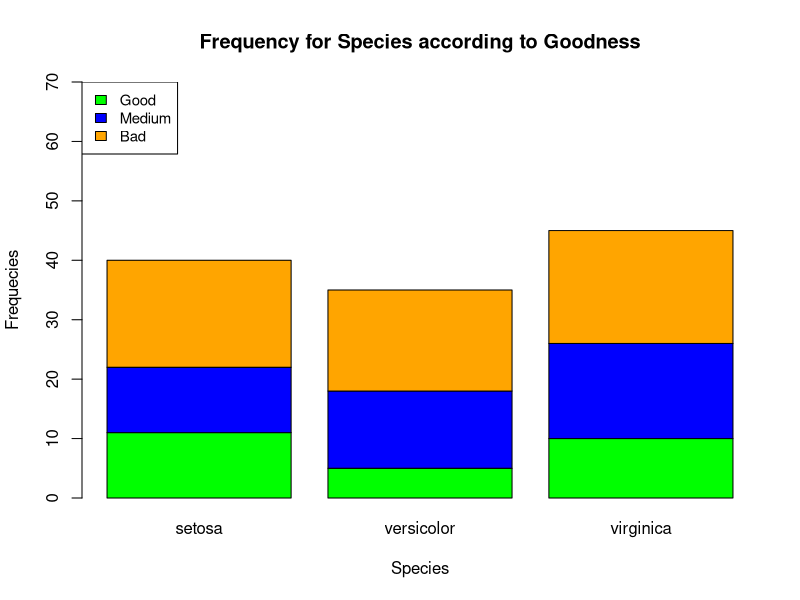

Write the R code that produced this figure.
setwd("~/Desktop/coding/cs251/ass5/")
complete_data=read.csv("leaves.csv")
#complete_data
complete1_data=complete_data[c(1,2,3,4)]
result1=aggregate(complete1_data,by=list(complete_data$Species),FUN="mean")
#now let us extract the data according to species.
#Sepal.Length, Sepal.Width, Petal.Length, Petal.Width, Species, Good
#First for setosa
#setosa_data=complete_data[complete_data$Species=="setosa",]
#smeansl=mean(setosa_data[,"Sepal.Length"])
#smeansw=mean(setosa_data[,"Sepal.Width"])
#smeanpl=mean(setosa_data[,"Petal.Length"])
#smeanpw=mean(setosa_data[,"Petal.Width"])

#Now, for versicolor
#ve_data=complete_data[complete_data$Species=="versicolor",]
#vemeansl=mean(ve_data[,"Sepal.Length"])
#vemeansw=mean(ve_data[,"Sepal.Width"])
#vemeanpl=mean(ve_data[,"Petal.Length"])
#vemeanpw=mean(ve_data[,"Petal.Width"])

#for virginica
#vi_data=complete_data[complete_data$Species=="virginica",]
#vi_data=vi_data[c(1,2,3,4,5)]
#vimeansl=mean(vi_data[,"Sepal.Length"])
#vimeansw=mean(vi_data[,"Sepal.Width"])
#vimeanpl=mean(vi_data[,"Petal.Length"])
#vimeanpw=mean(vi_data[,"Petal.Width"])

##
contingency1=table(complete_data$Good, complete_data$Species)
png(filename="chart1.png")
barplot(contingency1,main="Frequency for Species according to Goodness",xlab="Species",ylab = "Frequecies",col = c("green","blue","orange"),ylim=c(0,70))
legend("topleft",c("Good","Medium","Bad"),cex=0.9,fill=c("green","blue","orange"))
dev.off()

##Building the detailed contingency table
temp_data=complete_data[c(1,2,3,4)]
##now printing the mean values according to Goodness class
contingency_table1=aggregate(temp_data,by=list(complete_data$Good),FUN="mean")
###The second table, according to goodness value and the species class
contingency_table2=aggregate(temp_data,by=list(complete_data$Good,complete_data$Species),FUN="mean")

result1
contingency_table1
contingency_table2